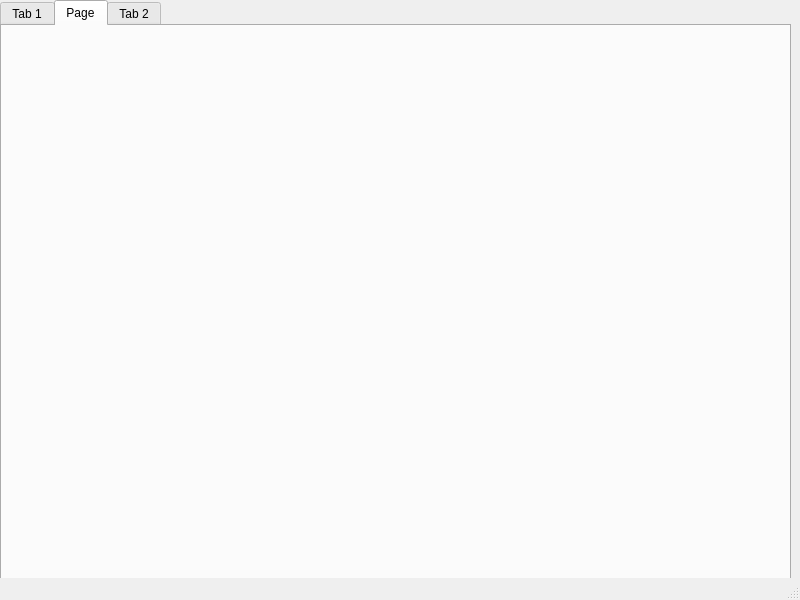
<?xml version="1.0" encoding="UTF-8"?>
<ui version="4.0">
 <class>AMS</class>
 <widget class="QMainWindow" name="AMS">
  <property name="geometry">
   <rect>
    <x>0</x>
    <y>0</y>
    <width>800</width>
    <height>600</height>
   </rect>
  </property>
  <property name="windowTitle">
   <string>MainWindow</string>
  </property>
  <widget class="QWidget" name="centralwidget">
   <widget class="QTabWidget" name="Tabnumber3">
    <property name="geometry">
     <rect>
      <x>0</x>
      <y>0</y>
      <width>791</width>
      <height>591</height>
     </rect>
    </property>
    <property name="currentIndex">
     <number>1</number>
    </property>
    <widget class="QWidget" name="Predicao">
     <attribute name="title">
      <string>Tab 1</string>
     </attribute>
     <widget class="QWidget" name="gridLayoutWidget">
      <property name="geometry">
       <rect>
        <x>120</x>
        <y>40</y>
        <width>511</width>
        <height>61</height>
       </rect>
      </property>
      <layout class="QGridLayout" name="gridLayout">
       <item row="1" column="1">
        <spacer name="horizontalSpacer">
         <property name="orientation">
          <enum>Qt::Horizontal</enum>
         </property>
         <property name="sizeHint" stdset="0">
          <size>
           <width>1000</width>
           <height>20</height>
          </size>
         </property>
        </spacer>
       </item>
       <item row="1" column="2">
        <widget class="QLineEdit" name="lineEdit"/>
       </item>
       <item row="1" column="4">
        <widget class="QLineEdit" name="lineEdit_3"/>
       </item>
       <item row="1" column="3">
        <spacer name="horizontalSpacer_2">
         <property name="orientation">
          <enum>Qt::Horizontal</enum>
         </property>
         <property name="sizeHint" stdset="0">
          <size>
           <width>1000</width>
           <height>20</height>
          </size>
         </property>
        </spacer>
       </item>
       <item row="1" column="0">
        <widget class="QLineEdit" name="lineEdit_2"/>
       </item>
       <item row="0" column="0">
        <widget class="QLabel" name="label">
         <property name="text">
          <string>Massa</string>
         </property>
        </widget>
       </item>
       <item row="0" column="2">
        <widget class="QLabel" name="label_2">
         <property name="text">
          <string>Comprimento</string>
         </property>
        </widget>
       </item>
       <item row="0" column="4">
        <widget class="QLabel" name="label_3">
         <property name="text">
          <string>Temperatura (Em C°)</string>
         </property>
        </widget>
       </item>
      </layout>
     </widget>
     <widget class="QPushButton" name="pushButton">
      <property name="geometry">
       <rect>
        <x>320</x>
        <y>120</y>
        <width>91</width>
        <height>31</height>
       </rect>
      </property>
      <property name="text">
       <string>Preview</string>
      </property>
     </widget>
     <widget class="QLabel" name="label_4">
      <property name="geometry">
       <rect>
        <x>180</x>
        <y>190</y>
        <width>371</width>
        <height>251</height>
       </rect>
      </property>
      <property name="text">
       <string/>
      </property>
      <property name="pixmap">
       <pixmap>../../../Downloads/Diagrama-de-fases-template.png</pixmap>
      </property>
     </widget>
    </widget>
    <widget class="QWidget" name="tab_3">
     <attribute name="title">
      <string>Page</string>
     </attribute>
    </widget>
    <widget class="QWidget" name="Ferramentas">
     <attribute name="title">
      <string>Tab 2</string>
     </attribute>
     <widget class="QWidget" name="widget" native="true">
      <property name="geometry">
       <rect>
        <x>-1</x>
        <y>-1</y>
        <width>791</width>
        <height>571</height>
       </rect>
      </property>
     </widget>
    </widget>
   </widget>
  </widget>
  <widget class="QStatusBar" name="statusbar"/>
 </widget>
 <resources/>
 <connections/>
</ui>
